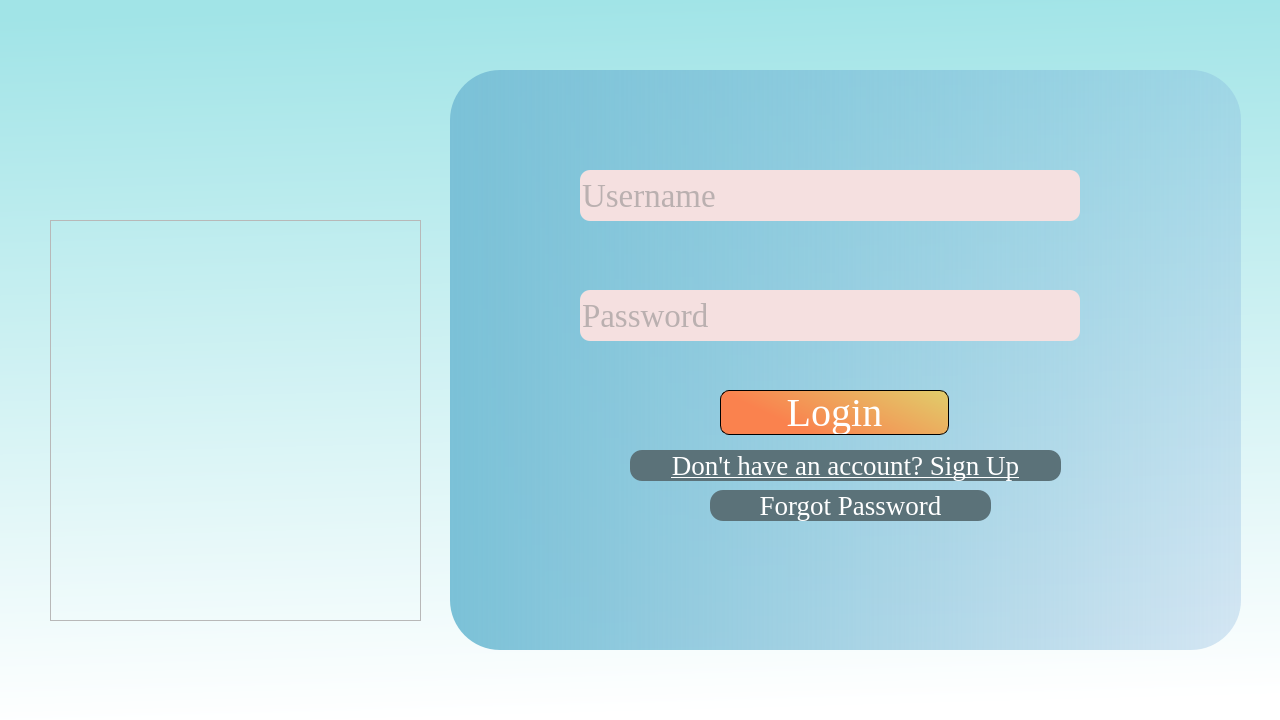
<?xml version="1.0" encoding="UTF-8"?>
<ui version="4.0">
 <class>loginpage</class>
 <widget class="QDialog" name="loginpage">
  <property name="geometry">
   <rect>
    <x>0</x>
    <y>0</y>
    <width>1280</width>
    <height>720</height>
   </rect>
  </property>
  <property name="minimumSize">
   <size>
    <width>1280</width>
    <height>720</height>
   </size>
  </property>
  <property name="maximumSize">
   <size>
    <width>1280</width>
    <height>720</height>
   </size>
  </property>
  <property name="font">
   <font>
    <family>Times New Roman</family>
    <pointsize>20</pointsize>
   </font>
  </property>
  <property name="windowTitle">
   <string>travelSphere</string>
  </property>
  <property name="windowIcon">
   <iconset>
    <normaloff>../../../Downloads/Vector-3.png</normaloff>../../../Downloads/Vector-3.png</iconset>
  </property>
  <property name="styleSheet">
   <string notr="true">#loginpage{

	background-color: qlineargradient(spread:pad, x1:0.280788, y1:0.0113636, x2:0.330039, y2:1, stop:0 rgba(161, 228, 231, 255), stop:1 rgba(255, 255, 255, 255));
}
*{
font-family:&quot;Times New Roman&quot;;
}</string>
  </property>
  <property name="modal">
   <bool>false</bool>
  </property>
  <widget class="QFrame" name="frame">
   <property name="geometry">
    <rect>
     <x>450</x>
     <y>70</y>
     <width>791</width>
     <height>580</height>
    </rect>
   </property>
   <property name="mouseTracking">
    <bool>true</bool>
   </property>
   <property name="tabletTracking">
    <bool>true</bool>
   </property>
   <property name="styleSheet">
    <string notr="true">#frame{
	background-color: qlineargradient(spread:pad, x1:0, y1:0, x2:1, y2:0, stop:0 rgba(123, 193, 215, 1), stop:1 rgba(126, 174, 218, 75));
border-radius:50px;
}</string>
   </property>
   <property name="frameShape">
    <enum>QFrame::StyledPanel</enum>
   </property>
   <property name="frameShadow">
    <enum>QFrame::Raised</enum>
   </property>
   <widget class="QLabel" name="label">
    <property name="geometry">
     <rect>
      <x>40</x>
      <y>290</y>
      <width>321</width>
      <height>21</height>
     </rect>
    </property>
    <property name="styleSheet">
     <string notr="true">label{
font-family:Futura;
color:balck;
font-size:15px;
}</string>
    </property>
    <property name="text">
     <string/>
    </property>
   </widget>
   <widget class="QLabel" name="label_6">
    <property name="geometry">
     <rect>
      <x>130</x>
      <y>280</y>
      <width>341</width>
      <height>20</height>
     </rect>
    </property>
    <property name="styleSheet">
     <string notr="true">*{
color:red;
}</string>
    </property>
    <property name="text">
     <string/>
    </property>
   </widget>
   <widget class="QLineEdit" name="userName">
    <property name="geometry">
     <rect>
      <x>130</x>
      <y>100</y>
      <width>500</width>
      <height>51</height>
     </rect>
    </property>
    <property name="font">
     <font>
      <family>Times New Roman</family>
      <pointsize>25</pointsize>
     </font>
    </property>
    <property name="styleSheet">
     <string notr="true">*{
border-radius:10px;
color:grey;
background:#F5E0E0;
}</string>
    </property>
    <property name="alignment">
     <set>Qt::AlignLeading|Qt::AlignLeft|Qt::AlignVCenter</set>
    </property>
    <property name="placeholderText">
     <string>Username</string>
    </property>
   </widget>
   <widget class="QLineEdit" name="passWord">
    <property name="geometry">
     <rect>
      <x>130</x>
      <y>220</y>
      <width>500</width>
      <height>51</height>
     </rect>
    </property>
    <property name="font">
     <font>
      <family>Times New Roman</family>
      <pointsize>25</pointsize>
     </font>
    </property>
    <property name="styleSheet">
     <string notr="true">*{
border-radius:10px;
color:grey;
background:#F5E0E0;

}</string>
    </property>
    <property name="echoMode">
     <enum>QLineEdit::Password</enum>
    </property>
    <property name="alignment">
     <set>Qt::AlignLeading|Qt::AlignLeft|Qt::AlignVCenter</set>
    </property>
    <property name="placeholderText">
     <string>Password</string>
    </property>
   </widget>
   <widget class="QPushButton" name="login">
    <property name="geometry">
     <rect>
      <x>270</x>
      <y>320</y>
      <width>229</width>
      <height>45</height>
     </rect>
    </property>
    <property name="font">
     <font>
      <family>Times New Roman</family>
      <pointsize>30</pointsize>
      <italic>false</italic>
      <bold>false</bold>
      <underline>false</underline>
      <stylestrategy>PreferAntialias</stylestrategy>
      <kerning>true</kerning>
     </font>
    </property>
    <property name="cursor">
     <cursorShape>PointingHandCursor</cursorShape>
    </property>
    <property name="mouseTracking">
     <bool>true</bool>
    </property>
    <property name="styleSheet">
     <string notr="true">*{
border-radius:9px;
	background-color: qlineargradient(spread:pad, x1:0.0788177, y1:0.380682, x2:1, y2:0, stop:0.0640394 rgba(250, 130, 78, 255), stop:1 rgba(224, 206, 107, 255));
color:white;
font-family:&quot;Times New Roman&quot;;
	border-color: rgb(0,0,0);
  border-style: solid;
  border-width: 1px;

}

*:hover{
color:#F5E0E0;
}</string>
    </property>
    <property name="text">
     <string>Login</string>
    </property>
    <property name="icon">
     <iconset theme="window-new">
      <normaloff>.</normaloff>.</iconset>
    </property>
   </widget>
   <widget class="QPushButton" name="signUp">
    <property name="geometry">
     <rect>
      <x>180</x>
      <y>380</y>
      <width>431</width>
      <height>31</height>
     </rect>
    </property>
    <property name="font">
     <font>
      <family>Times New Roman</family>
      <pointsize>20</pointsize>
      <underline>true</underline>
     </font>
    </property>
    <property name="styleSheet">
     <string notr="true">*{
border-radius:12px;
background-color:#5B7279;
color:white;
}</string>
    </property>
    <property name="text">
     <string>Don't have an account? Sign Up</string>
    </property>
   </widget>
   <widget class="QPushButton" name="forgotPW">
    <property name="geometry">
     <rect>
      <x>260</x>
      <y>420</y>
      <width>281</width>
      <height>31</height>
     </rect>
    </property>
    <property name="font">
     <font>
      <family>Times New Roman</family>
      <pointsize>20</pointsize>
     </font>
    </property>
    <property name="styleSheet">
     <string notr="true">*{
border-radius:13px;
background-color:#5B7279;
color:white;
}</string>
    </property>
    <property name="text">
     <string>Forgot Password</string>
    </property>
   </widget>
  </widget>
  <widget class="QFrame" name="frame_2">
   <property name="geometry">
    <rect>
     <x>50</x>
     <y>220</y>
     <width>371</width>
     <height>401</height>
    </rect>
   </property>
   <property name="styleSheet">
    <string notr="true">#frame_2{
background-image: url(:/images/images/pickAndGo.png) ; 
background-repeat: norepeat;
}</string>
   </property>
   <property name="frameShape">
    <enum>QFrame::StyledPanel</enum>
   </property>
   <property name="frameShadow">
    <enum>QFrame::Raised</enum>
   </property>
  </widget>
 </widget>
 <resources/>
 <connections/>
</ui>
